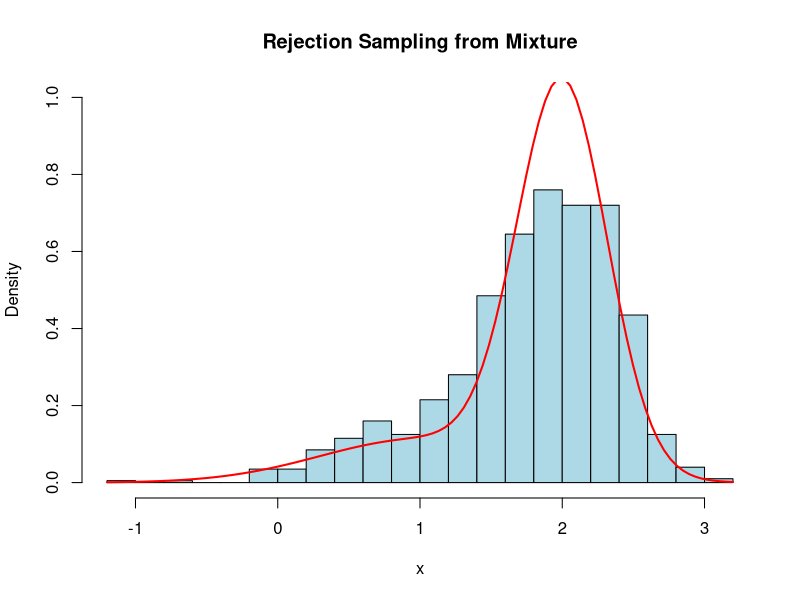
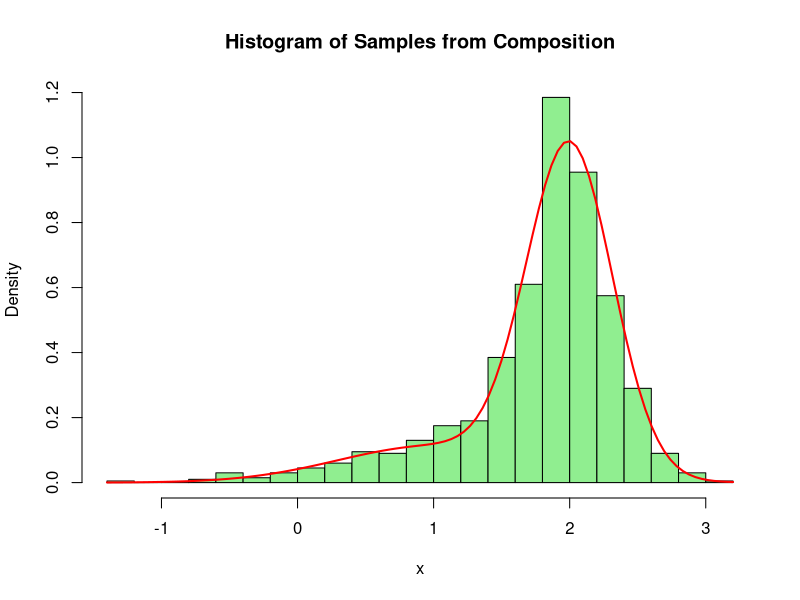

The R source for these figures, in order:
set.seed(123)
alpha1 <- 0.2
  alpha2 <- 0.8

# The target mixture distribution 
fx <- function(x) {
  d1 <- dnorm(x, mean = 1, sd = sqrt(0.5))  # N(1, 0.5)
  d2 <- dnorm(x, mean = 2, sd = sqrt(0.1))  # N(2, 0.1)
  return(alpha1 * d1 + alpha2 * d2)
}
# Proposal distribution : N(2, 0.8)
gx <- function(x) {
  dnorm(x, mean = 2, sd = 0.8)
}

# Function for Rejection sampling
rejection_sampling <- function(n_value) {
  samples <- numeric(n_value)
  accepted <- 0
  trials<-0
  
  # Maximum of target_density / proposal_density (estimated)
  M <- max(sapply(seq(-5, 5, length.out = 100), fx))
  
for(i in 1:n_value){
repeat{
trials<-trials+1
#Sample from proposal distribution

    x <- rnorm(1, mean = 2, sd = 0.8)
  
  # Acceptance probability
      u <- runif(1)
      accept_prob <- fx(x) / (M * gx(x))
      
      # Accept or reject
      if (u < accept_prob) {
        samples[i] <- x
      
        accepted <- accepted + 1
     break
}
      }
    }
  
  acceptance_rate <- accepted / trials
  return(list(samples=samples,acceptance_rate=acceptance_rate))
}

# Generate samples using rejection sampling
  
n_value <- 1000
result <- rejection_sampling(n_value)
samples <- result$samples
acceptance_rate <- result$acceptance_rate
cat("Acceptance rate:", acceptance_rate, "\n")

# Plot histogram of the samples from rejection sampling
hist(samples, breaks=30, prob = TRUE, main = "Rejection Sampling from Mixture",
     xlab = "x", col = "lightblue", ylim=c(0,1))
curve(fx, col = "red", lwd = 2, add = TRUE)  # Overlay target density


# Composition method for comparison
composition_sampling <- function(n_value) {
  
  samples <- numeric(n_value)
  for (i in 1:n_value) {
    # Randomly choose which normal to sample from based on the weights
    if (runif(1) < alpha1) {
      # Sample from N(1, 0.5)
      samples[i] <- rnorm(1, mean = 1, sd = sqrt(0.5))
    } else {
      # Sample from N(2, 0.1)
      samples[i] <- rnorm(1, mean = 2, sd = sqrt(0.1))
    }
  }
  return(samples)
}

# Generate samples using the composition method
n_value <- 1000
comp_samples <- composition_sampling(n_value)

# Plot histogram for sanity check
hist(comp_samples, breaks = 30, probability = TRUE, main = "Histogram of Samples from Composition",
     xlab = "x", col = "lightgreen")
curve(fx, add = TRUE, col = "red", lwd = 2)
